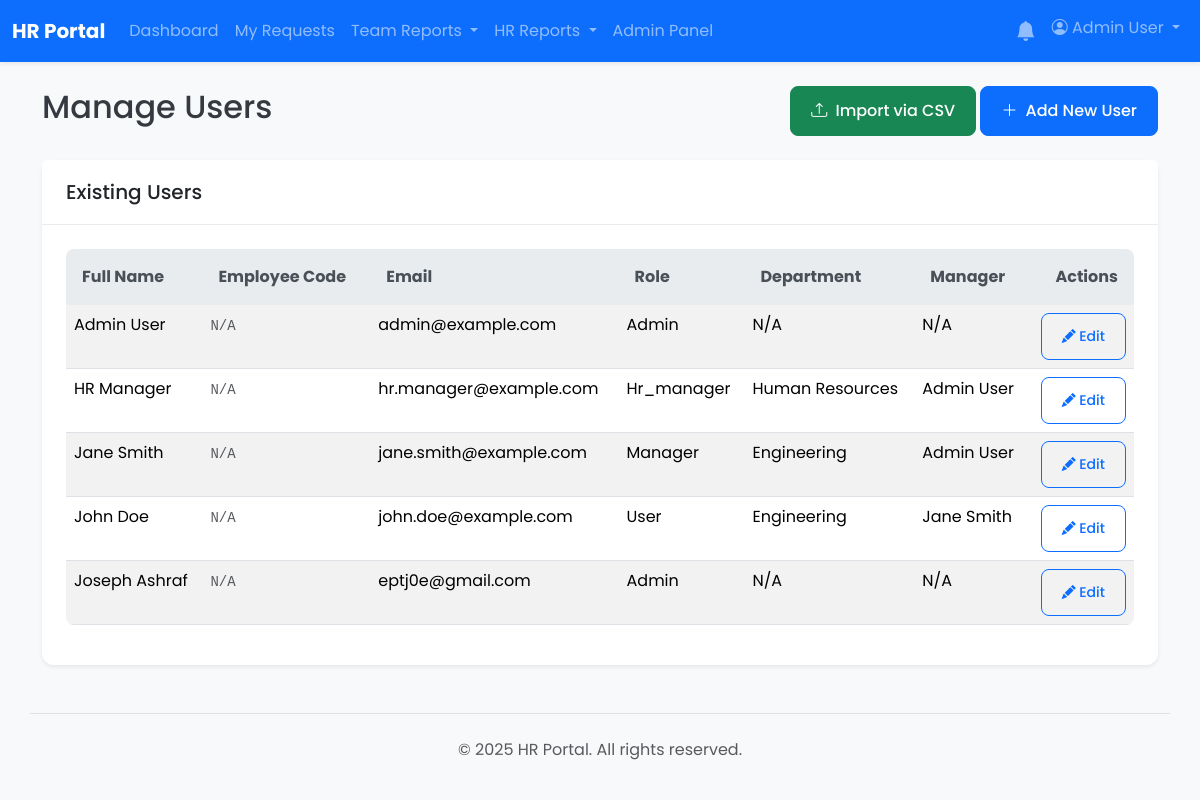
Before: /admin/users.php (signed in) with the older database file.
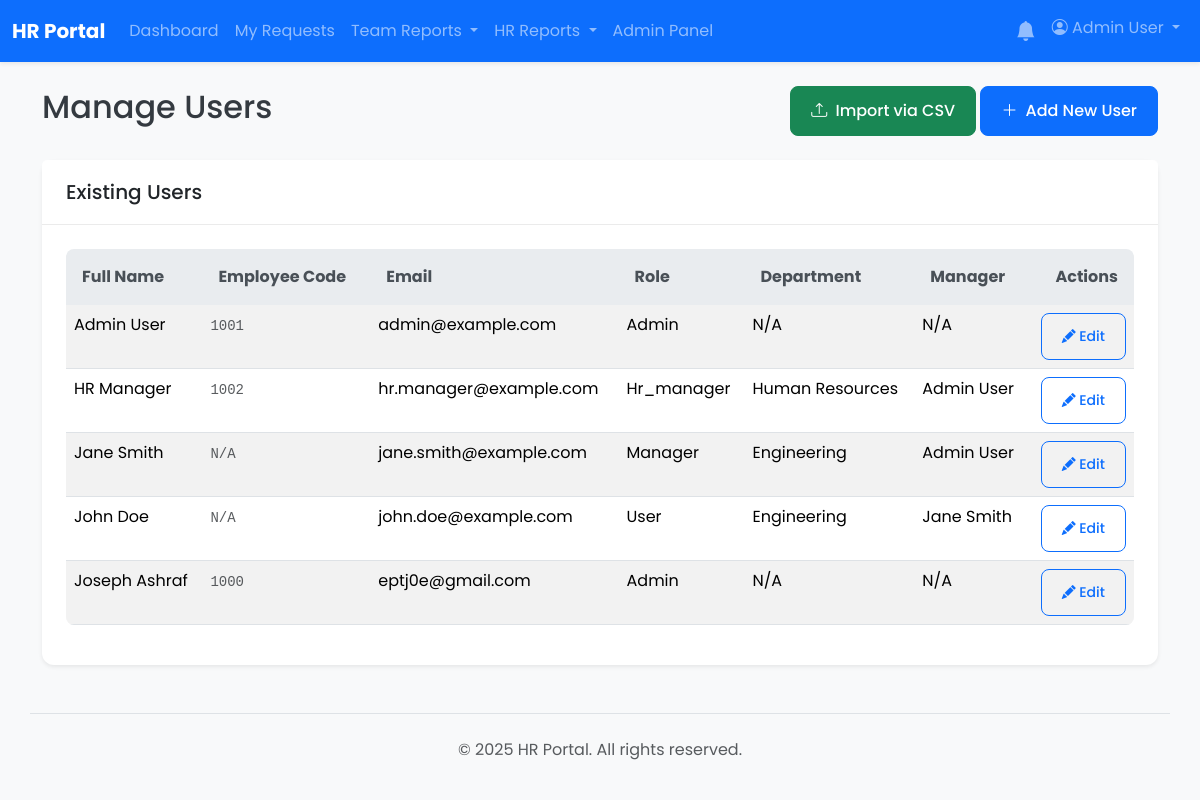
After: the same page with the newer database file.
### tables this page shows
CREATE TABLE `users` (
  `id` int(11) NOT NULL,
  `employee_code` varchar(50) DEFAULT NULL,
  `full_name` varchar(255) NOT NULL,
  `email` varchar(255) NOT NULL,
  `password` varchar(255) NOT NULL,
  `role` enum('user','manager','hr','hr_manager','admin') NOT NULL DEFAULT 'user',
  `department_id` int(11) DEFAULT NULL,
  `direct_manager_id` int(11) DEFAULT NULL,
  `must_change_password` tinyint(1) NOT NULL DEFAULT 0
);

CREATE TABLE `departments` (
  `id` int(11) NOT NULL,
  `name` varchar(255) NOT NULL
);

### admin/users.php (the view, shortened to what this page needs)
<?php
require_once __DIR__ . '/../app/bootstrap.php';
include __DIR__ . '/../app/templates/header.php';
$users_list = $pdo->query("SELECT u.*, d.name AS department_name, m.full_name AS manager_name FROM users u LEFT JOIN departments d ON u.department_id = d.id LEFT JOIN users m ON u.direct_manager_id = m.id ORDER BY u.full_name")->fetchAll();
?>
<div class="d-flex justify-content-between align-items-center mb-4">
    <h1 class="h2">Manage Users</h1>
    <div>
        <a href="import_users_csv.php" class="btn btn-success"><i class="bi bi-upload me-1"></i> Import via CSV</a>
        <a href="?action=add#user-form" class="btn btn-primary"><i class="bi bi-plus-lg me-1"></i> Add New User</a>
    </div>
</div>
<div class="card shadow-sm">
    <div class="card-header"><h2 class="h5 mb-0">Existing Users</h2></div>
    <div class="card-body">
        <div class="table-responsive">
            <table class="table table-striped table-hover">
                <thead class="table-light">
                    <tr><th>Full Name</th><th>Employee Code</th><th>Email</th><th>Role</th><th>Department</th><th>Manager</th><th class="text-end">Actions</th></tr>
                </thead>
                <tbody>
                    <?php foreach ($users_list as $user): ?>
                        <tr>
                            <td><?= htmlspecialchars($user['full_name']) ?></td>
                            <td><code class="text-muted"><?= htmlspecialchars($user['employee_code'] ?? 'N/A') ?></code></td>
                            <td><?= htmlspecialchars($user['email']) ?></td>
                            <td><?= ucfirst(htmlspecialchars($user['role'])) ?></td>
                            <td><?= htmlspecialchars($user['department_name'] ?? 'N/A') ?></td>
                            <td><?= htmlspecialchars($user['manager_name'] ?? 'N/A') ?></td>
                            <td class="text-end"><a href="?action=edit&id=<?= $user['id'] ?>#user-form" class="btn btn-sm btn-outline-primary"><i class="bi bi-pencil-fill"></i> Edit</a></td>
                        </tr>
                    <?php endforeach; ?>
                </tbody>
            </table>
        </div>
    </div>
</div>
<?php
include __DIR__ . '/../app/templates/footer.php';
?>

Changed rows visible on the page:
changed users "admin@example.com": employee_code "N/A" → "1001"
changed users "HR Manager": employee_code "N/A" → "1002"
changed users "Joseph Ashraf": employee_code "N/A" → "1000"
